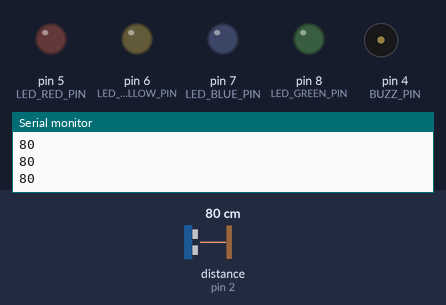
This sketch was run on a simulated Arduino Uno, built with avr-gcc and run on an emulated ATmega328P. On the bench: output pins drawn as LEDs (lit = HIGH), buzzer (waves = sounding), the last lines printed to the serial monitor. Wiring (inferred from the names in the program): ultrasonic range finder: trigger pin 3; echo pin 2. Inputs (shaded band) come from the test bench; at power-on: distance to the obstacle (sensor on pin 2) 80 cm. The echo pulse lasts 58.3 µs per cm; pins used as bus, display or sensor lines are not drawn.

Above: at 1.2 s.
1.3 s: distance to the obstacle (sensor on pin 2) set to 9 cm
At 1.55 s:
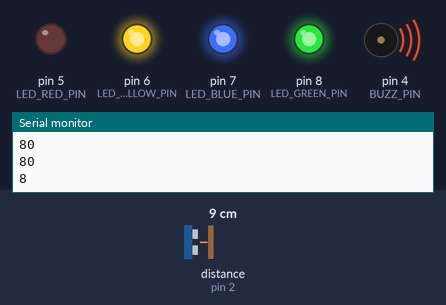
4.3 s: distance to the obstacle (sensor on pin 2) set to 6 cm
At 5.6 s:
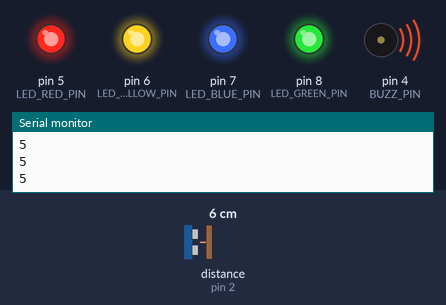
6.3 s: distance to the obstacle (sensor on pin 2) set to 18 cm
At 6.9 s:
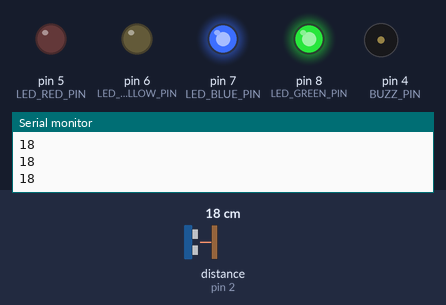
9.3 s: distance to the obstacle (sensor on pin 2) set to 12 cm
At 9.57 s:
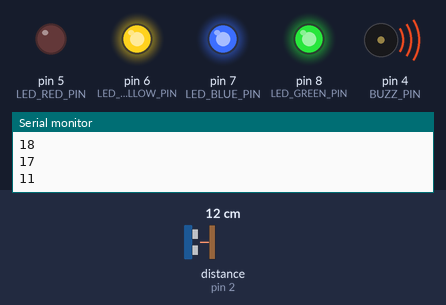
12.3 s: distance to the obstacle (sensor on pin 2) set to 2 cm
At 12.72 s:
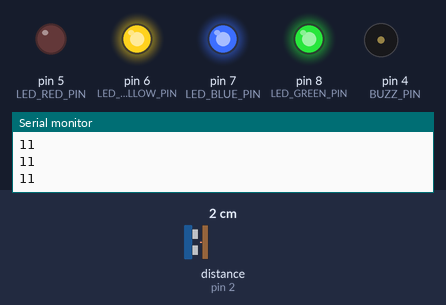
Timing chart, 0 to 15.3 s (numbered marks = the images above; inputs shaded):
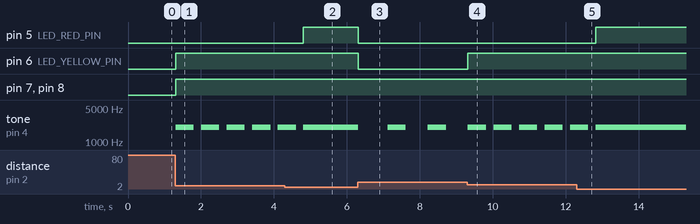

The sketch:

arduino-sensor-curta-distancia.ino
```cpp
#define ECHO_PIN 2
#define TRIGGER_PIN 3

#define BUZZ_PIN 4

// leds para indicar nível de aproximação
// do mais próximo para o mais longe
#define LED_RED_PIN 5
#define LED_YELLOW_PIN 6
#define LED_BLUE_PIN 7
#define LED_GREEN_PIN 8

// marcos de distância para as cores
// se precisar alterar as distâncias só alterar aqui

#define DIST_RED_CM 6
#define DIST_YELLOW_CM 12
#define DIST_BLUE_CM 18
#define DIST_GREEN_CM 24

int distancia;
int frequencia = 2000;
int tempo = 500;

uint32_t timer = 0;

void setup()
{

    setandoPinos();

    Serial.begin(9600);
}

void loop()
{

    distancia = (0.01723 * readUltrasonicDistance(TRIGGER_PIN, ECHO_PIN));
    Serial.println(distancia);
    acendendoLeds(distancia);
}

void acendendoLeds(int dist)
{
    noTone(BUZZ_PIN);
    if (dist > 0 && dist <= DIST_RED_CM)
    {
        digitalWrite(LED_GREEN_PIN, HIGH);
        digitalWrite(LED_BLUE_PIN, HIGH);
        digitalWrite(LED_YELLOW_PIN, HIGH);
        digitalWrite(LED_RED_PIN, HIGH);

        tocandoSomAlerta(300);
    }
    else if (dist > DIST_RED_CM && dist <= DIST_YELLOW_CM)
    {
        digitalWrite(LED_GREEN_PIN, HIGH);
        digitalWrite(LED_BLUE_PIN, HIGH);
        digitalWrite(LED_YELLOW_PIN, HIGH);
        digitalWrite(LED_RED_PIN, LOW);

        tocandoSomAlerta(700);
    }
    else if (dist > DIST_YELLOW_CM && dist <= DIST_BLUE_CM)
    {
        digitalWrite(LED_GREEN_PIN, HIGH);
        digitalWrite(LED_BLUE_PIN, HIGH);
        digitalWrite(LED_YELLOW_PIN, LOW);
        digitalWrite(LED_RED_PIN, LOW);

        tocandoSomAlerta(1100);
    }
    else if (dist > DIST_BLUE_CM && dist <= DIST_GREEN_CM)
    {
        digitalWrite(LED_GREEN_PIN, HIGH);
        digitalWrite(LED_BLUE_PIN, LOW);
        digitalWrite(LED_YELLOW_PIN, LOW);
        digitalWrite(LED_RED_PIN, LOW);

        tocandoSomAlerta(1500);
    }
    else
    {
        digitalWrite(LED_GREEN_PIN, LOW);
        digitalWrite(LED_BLUE_PIN, LOW);
        digitalWrite(LED_YELLOW_PIN, LOW);
        digitalWrite(LED_RED_PIN, LOW);
    }
}

void tocandoSomAlerta(int intervMiliseg)
{
    if (millis() - timer >= intervMiliseg)
    {
        tone(BUZZ_PIN, frequencia, tempo);
        timer = millis();
        delay(intervMiliseg);
    }
}

void setandoPinos()
{
    pinMode(TRIGGER_PIN, OUTPUT);
    pinMode(ECHO_PIN, INPUT);
    digitalWrite(TRIGGER_PIN, LOW);

    pinMode(BUZZ_PIN, OUTPUT);
    noTone(BUZZ_PIN);

    pinMode(LED_BLUE_PIN, OUTPUT);
    pinMode(LED_GREEN_PIN, OUTPUT);
    pinMode(LED_RED_PIN, OUTPUT);
    pinMode(LED_YELLOW_PIN, OUTPUT);
}

long readUltrasonicDistance(int trigger, int echo)
{
    pinMode(trigger, OUTPUT); // Clear the trigger
    digitalWrite(trigger, LOW);
    delayMicroseconds(2);
    // Sets the trigger pin to HIGH state for 10 microseconds
    digitalWrite(trigger, HIGH);
    delayMicroseconds(10);
    digitalWrite(trigger, LOW);
    pinMode(echo, INPUT);
    // Reads the echo pin, and returns the sound wave travel time in microseconds
    return pulseIn(echo, HIGH);
}
```

Measured:
- the behaviour switches between 8 and 7 cm on distance to the obstacle (sensor on pin 2) (found by bisection; images 1 and 2)
- the behaviour switches between 14 and 13 cm on distance to the obstacle (sensor on pin 2) (found by bisection; images 3 and 4)
- after the input at 1.3 s, pin 6 (LED_YELLOW_PIN), pin 7 (LED_BLUE_PIN), pin 8 (LED_GREEN_PIN): LOW → HIGH at once; tone on pin 4 (BUZZ_PIN): alternates 2000 Hz for 0.50 s and silent for 0.20 s, starting at once
- after the input at 4.3 s, pin 5 (LED_RED_PIN): LOW → HIGH after 0.51 s; tone on pin 4 (BUZZ_PIN): goes on until 4.8 s, then stays 2000 Hz
- after the input at 6.3 s, pin 5 (LED_RED_PIN), pin 6 (LED_YELLOW_PIN): HIGH → LOW at once; tone on pin 4 (BUZZ_PIN): goes silent 0.80 s, 2000 Hz 0.50 s, silent 0.60 s, 2000 Hz 0.50 s, then silent, starting at once
- after the input at 9.3 s, pin 6 (LED_YELLOW_PIN): LOW → HIGH at once; tone on pin 4 (BUZZ_PIN): alternates 2000 Hz for 0.50 s and silent for 0.20 s, starting after 0.72 s
- after the input at 12.3 s, pin 5 (LED_RED_PIN): LOW → HIGH after 0.53 s; tone on pin 4 (BUZZ_PIN): goes on until 12.8 s, then stays 2000 Hz
